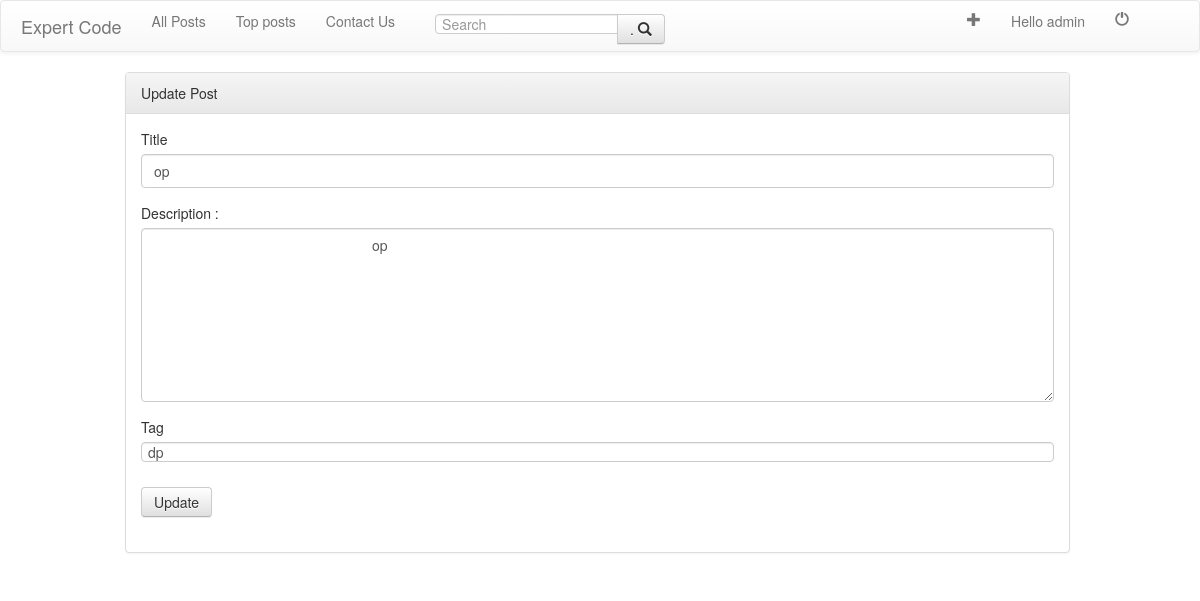
/10-blog/posts/update_post.php?id=2 (signed in), run on the app's committed database.
### tables this page shows
CREATE TABLE IF NOT EXISTS `posts` (
  `post_id` int(11) NOT NULL,
  `post_title` varchar(200) NOT NULL,
  `post_desc` varchar(10000) NOT NULL,
  `post_time` timestamp NOT NULL DEFAULT CURRENT_TIMESTAMP ON UPDATE CURRENT_TIMESTAMP,
  `post_tag` varchar(40) NOT NULL,
  `post_author` varchar(40) NOT NULL
);

### 10-blog/include/frame_update.php (the view, shortened to what this page needs)
<?php
	include("bootstrap_cdn.php");
?>
<head>
	  	<link rel="stylesheet" type="text/css" href="../css/bootstrap.min.css">
</head>
<div class="container">
	<div class="row">
	<div class="panel panel-default">
			    <div class="panel-heading">Update Post</div>
			    <div class="panel-body">
			      <form role="form" method="POST" action=<?php echo "update_post.php?id=".$id ; ?>>
					  <div class="form-group">
					    <label class="control-label">Title</label>
					    <input type="" class="form-control" name="postTitle" value=<?php  echo $title; ?>>
					  </div>
					  <div class="form-group">
  						<label for="Description">Description : </label>
  						<textarea class="form-control" rows="8" id="content" name="post_desc">
  							<?php  echo $desc; ?>
  						</textarea>
					  </div>
					  <div class="form-group">
					    <label class="control-label">Tag</label>
					    <input type="text" class="form-control" name="post_tag" value=<?php  echo $tags; ?> >
					  </div>
				  	   <button type="submit" class="btn btn-default" name="submit">
				  	   	Update
				  	   </button>
				  </form>
			  </div>
	</div>
	</div>
</div>

### data on the page
posts: postTitle "op", post_desc "op", post_tag "dp"

### other printed values
$user_name "admin"
